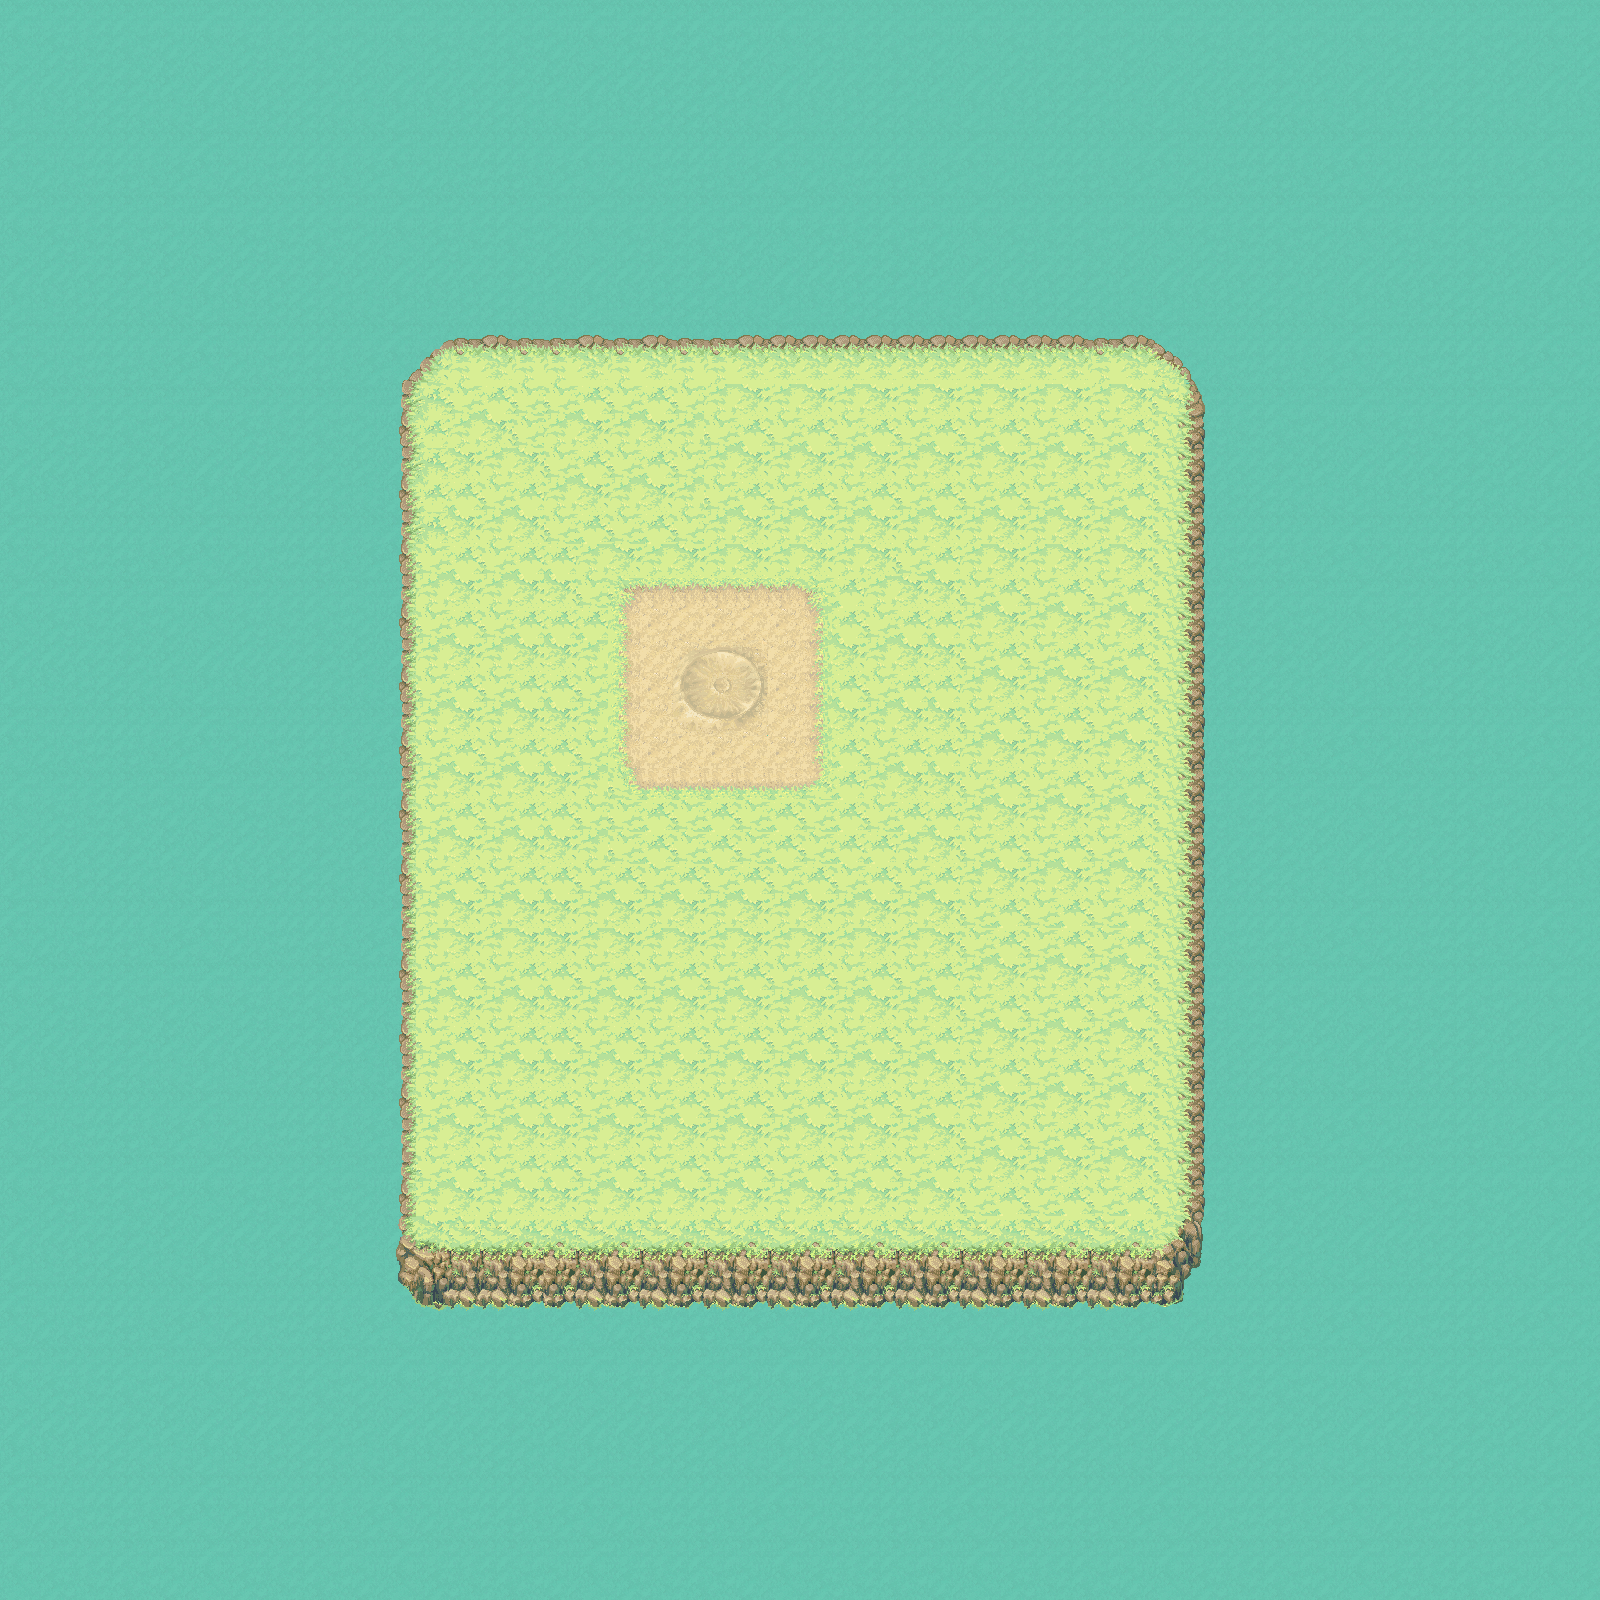

The image is a tile-based game level rendered from a .tmx file. Its description and source (layers, tilesets, objects; grid data summarised) follow:
An orthogonal 50x50 tile map with 32x32 px tiles, 3 tile layers (tile_ocean, tile_floor, tile_objects), 5 tilesets and 9 objects (4x wall, 4x zombie-respawn, player).

<map version="1.0" tiledversion="1.1.5" orientation="orthogonal" renderorder="left-up" width="50" height="50" tilewidth="32" tileheight="32" infinite="0" nextobjectid="16">
 <tileset firstgid="1" source="Tilesets/avalon_cliff_tileset.tsx" />
 <tileset firstgid="241" source="Tilesets/avalon_extra_unfinished.tsx" />
 <tileset firstgid="329" source="Tilesets/avalon_ground_tiles.tsx" />
 <tileset firstgid="770" source="Tilesets/avalon_graphics_tiles_waterflow.tsx" />
 <tileset firstgid="851" source="Tilesets/avalon_object_layer.tsx" />
 <layer name="tile_ocean" width="50" height="50">
  <data>[2500 cells, 2500 non-empty, 36 distinct tile ids]</data>
 </layer>
 <layer name="tile_floor" width="50" height="50">
  <data>[2500 cells, 806 non-empty, 62 distinct tile ids]</data>
 </layer>
 <layer name="tile_objects" width="50" height="50">
  <data>[2500 cells, 0 non-empty, 0 distinct tile ids]</data>
 </layer>
 <objectgroup name="objects" visible="0">
  <object id="6" name="player" x="721" y="686">
   <point />
  </object>
  <object id="7" name="wall-north" type="wall" x="327.208" y="318.014" width="963.656" height="28" />
  <object id="8" name="wall-south" type="wall" x="312.884" y="1252.99" width="954.462" height="28" />
  <object id="9" name="wall-west" type="wall" x="409.007" y="317.014" width="988.173" height="28" rotation="90" />
  <object id="10" name="wall-east" type="wall" x="1221.29" y="325.179" width="951.397" height="28" rotation="90" />
  <object id="11" name="zombie-respawn4" type="zombie-respawn" x="986.477" y="647.307">
   <point />
  </object>
  <object id="12" name="zombie-respawn3" type="zombie-respawn" x="922.19" y="964.309">
   <point />
  </object>
  <object id="13" name="zombie-respawn2" type="zombie-respawn" x="605.187" y="1015.3">
   <point />
  </object>
  <object id="15" name="zombie-respawn1" type="zombie-respawn" x="583.019" y="525.382">
   <point />
  </object>
 </objectgroup>
</map>
